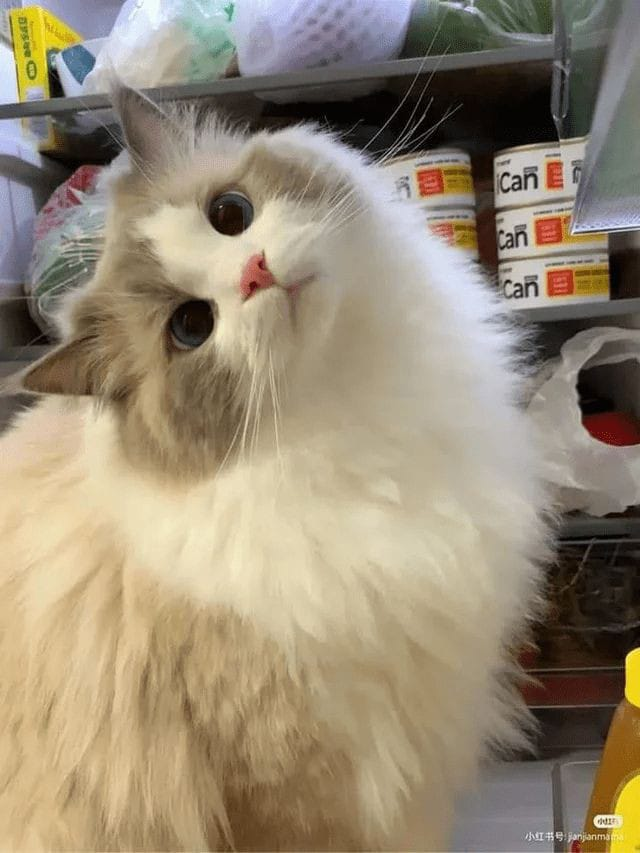
#> input picture kucing.jpg, 640 x 853 px
$ python 'Latihan 6c.py'
#> lines starting #> are read from the running program, lines starting #| are printed output that depends on the picture
# Rossy Musdawiyah Anisa, 1217070078

#proses operasi flipping citra

import cv2
import numpy as np

image = cv2.imread('kucing.jpg')
#> image is the input picture: shape (853, 640, 3); mean B, G, R 117.3, 138.9, 151.8

#flipping horizontal
flip_hor=cv2.flip(image, 1)
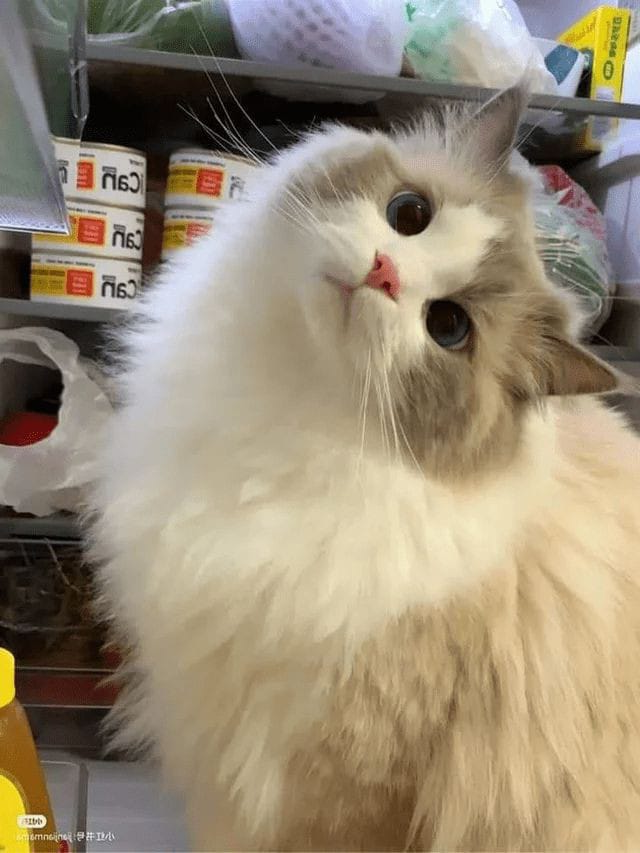
#> flip_hor: shape (853, 640, 3); mean B, G, R 117.3, 138.9, 151.8

#flipping vertical
flip_ver=cv2.flip(image,0)
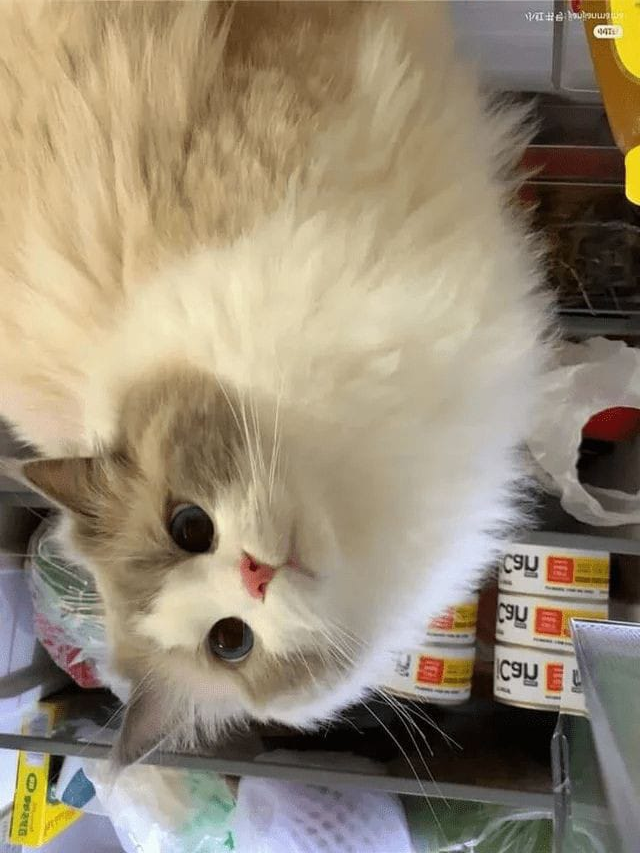
#> flip_ver: shape (853, 640, 3); mean B, G, R 117.3, 138.9, 151.8

#flipping vertical-horizontal
flip_verhor=cv2.flip(image,-1)
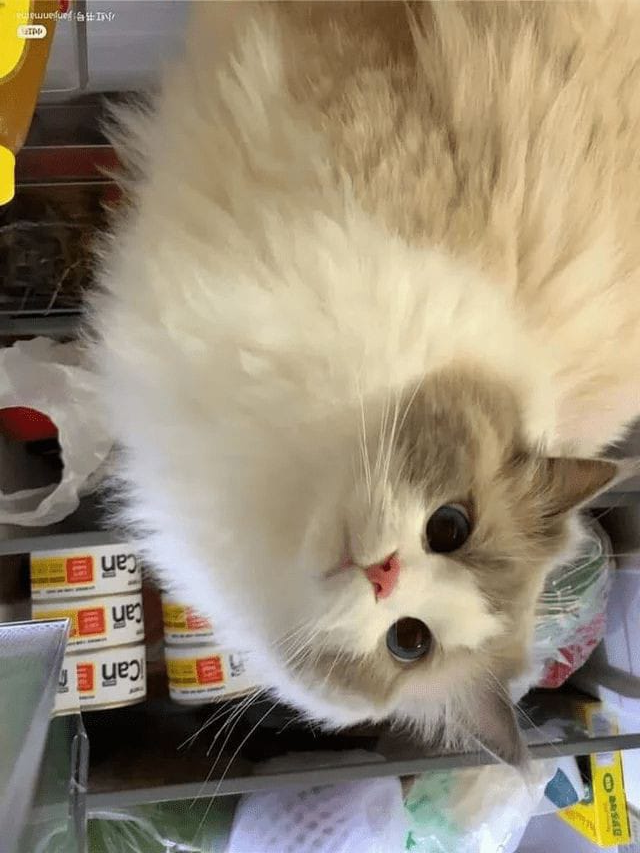
#> flip_verhor: shape (853, 640, 3); mean B, G, R 117.3, 138.9, 151.8
cv2.imshow('Citra', image)
cv2.imshow('Citra Flip Horizontal', flip_hor)
cv2.imshow('Citra Flip Vertical', flip_ver)
cv2.imshow('Citra Flip Vertical-Horizontal', flip_verhor)
cv2.waitKey(0)
